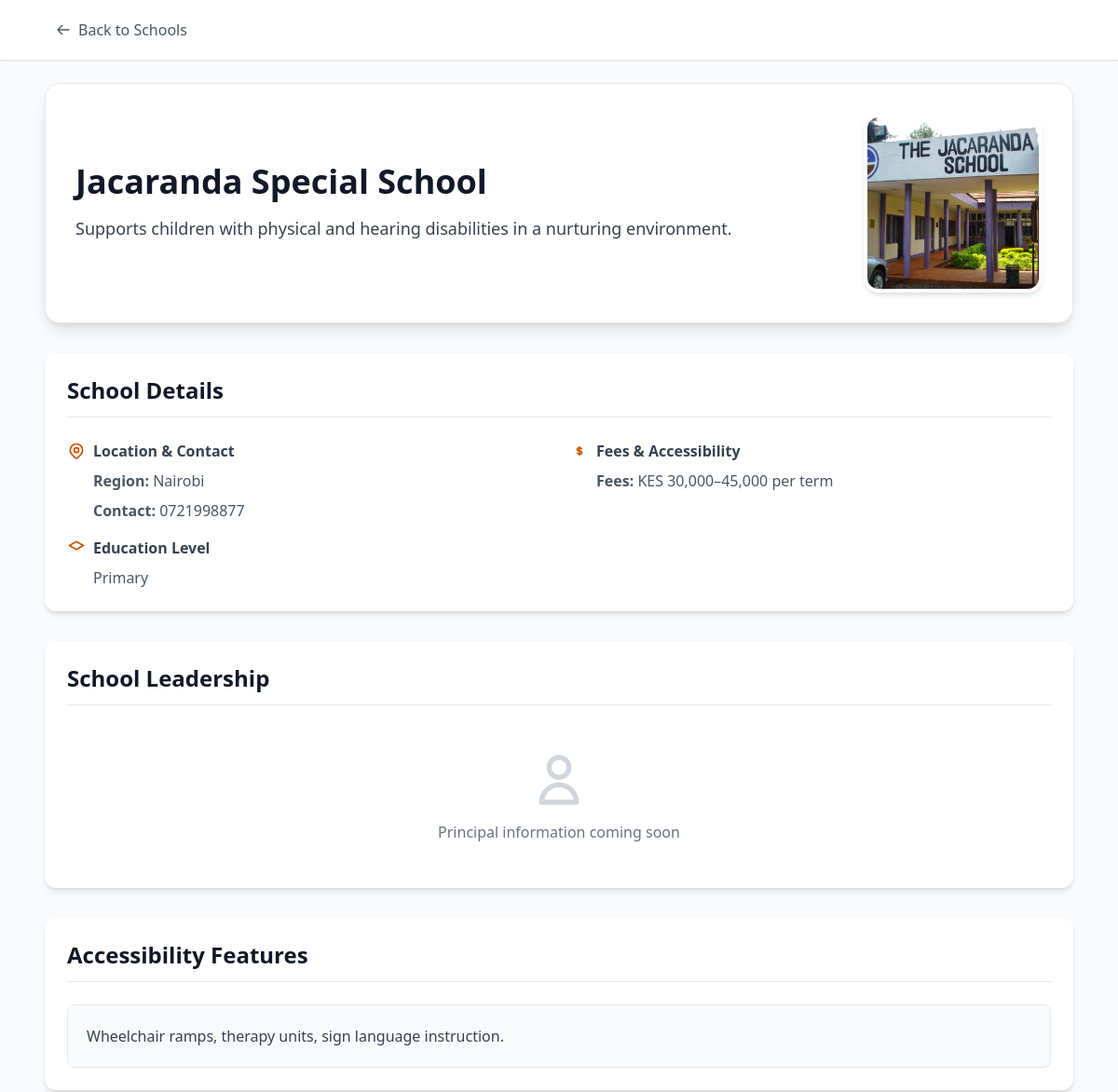
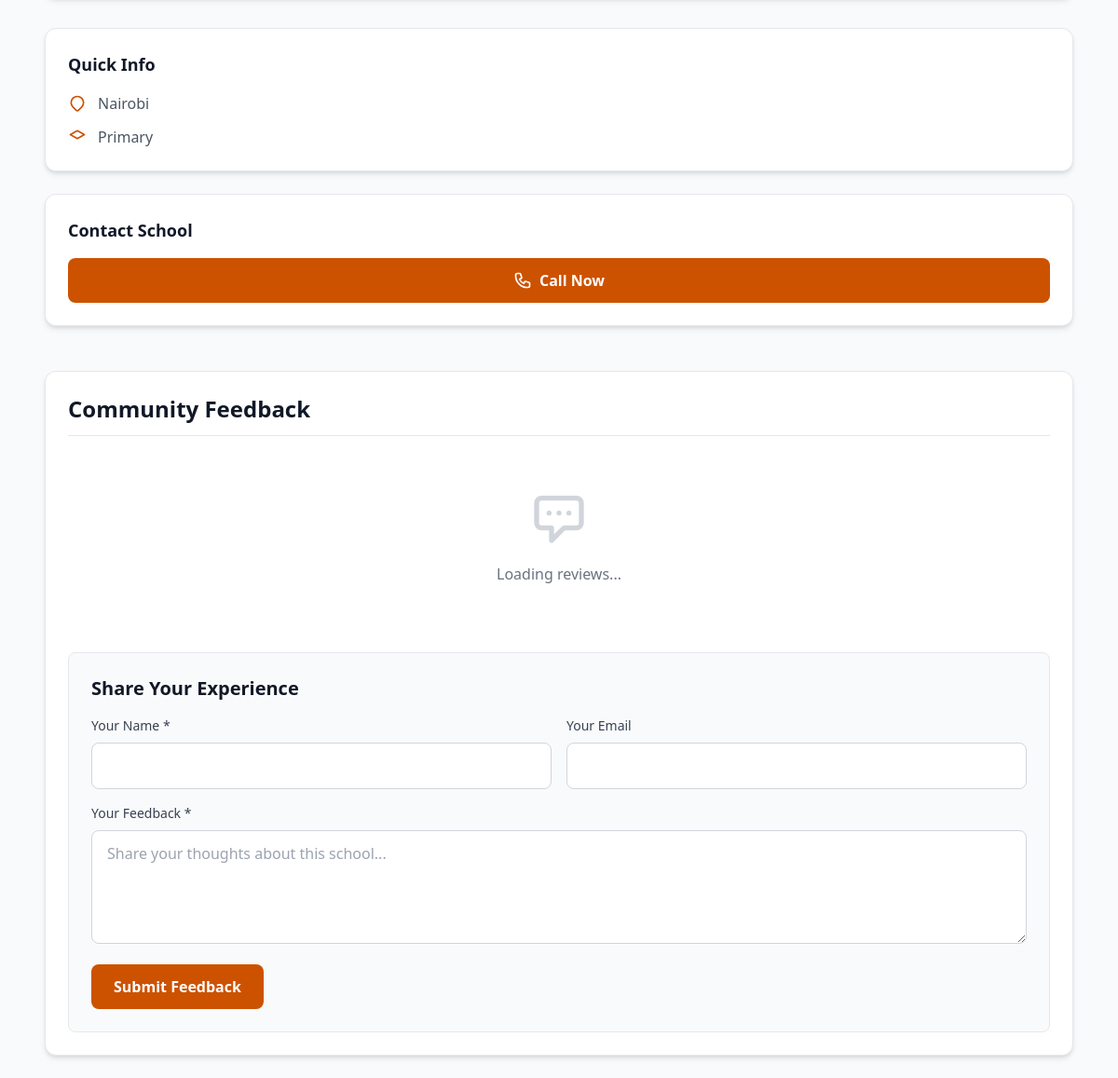
Page /school/2 on the committed database (2 pictures, top to bottom).
### models.py (models this page shows, shortened)
class School(db.Model):
    id = db.Column(db.Integer, primary_key=True)
    name = db.Column(db.String(200), nullable=False)
    region = db.Column(db.String(100), nullable=False)
    level = db.Column(db.String(80), nullable=True)
    contact = db.Column(db.String(200), nullable=True)
    description = db.Column(db.Text, nullable=True)
    accessibility = db.Column(db.Text, nullable=True)
    fee_structure = db.Column(db.String(200), nullable=True)
    image_url = db.Column(db.String(500), nullable=True)

### app.py (the view)
@app.route('/school/<int:id>')
def school_details(id):
    school = School.query.get_or_404(id)
    feedbacks = Feedback.query.filter_by(school_id=id).order_by(Feedback.created_at.desc()).all()
    principal = None
    try:
        principal = Principal.query.filter_by(school_id=id).first()
    except Exception:
        pass  # In case Principal model doesn't exist yet
    return render_template('school_details.html', school=school, feedbacks=feedbacks, principal=principal)

### templates/school_details.html (shortened to what this page needs)
<!DOCTYPE html>
<html lang="en">
<head>
    <script src="https://cdn.tailwindcss.com"></script>
</head>
<body class="bg-gray-50 text-gray-900">
    <nav aria-label="Breadcrumb" class="bg-white shadow-sm border-b">
        <div class="max-w-6xl mx-auto px-6 py-4">
            <a href="/schools" class="inline-flex items-center text-gray-600 hover:text-eduorange-600 font-medium transition focus:outline-none focus:ring-2 focus:ring-eduorange-500 rounded-lg px-3 py-1">
                <svg class="w-4 h-4 mr-2" fill="none" stroke="currentColor" viewBox="0 0 24 24" aria-hidden="true">
                    <path stroke-linecap="round" stroke-linejoin="round" stroke-width="2" d="M10 19l-7-7m0 0l7-7m-7 7h18"/>
                </svg>
                Back to Schools
            </a>
        </div>
    </nav>
    <main id="main-content" class="max-w-6xl mx-auto p-6">
        <section aria-labelledby="school-name" class="bg-white rounded-2xl shadow-lg p-8 mb-8 border border-gray-200">
            <div class="flex flex-col lg:flex-row items-start lg:items-center justify-between gap-6">
                <div class="flex-1">
                    <h1 id="school-name" class="text-3xl lg:text-4xl font-bold text-gray-900 mb-4">{{ school.name }}</h1>
                    <p class="text-gray-700 text-lg leading-relaxed">{{ school.description }}</p>
                </div>
                {% if school.image_url %}
                <div class="flex-shrink-0">
                    <img src="{{ school.image_url }}" alt="{{ school.name }}"
                         class="w-48 h-48 rounded-2xl object-cover shadow-md border-4 border-white">
                </div>
                {% endif %}
            </div>
        </section>
        <div class="grid grid-cols-1 xl:grid-cols-4 gap-8">
            <div class="xl:col-span-3 space-y-8">
                <section aria-labelledby="school-details" class="bg-white rounded-xl shadow-md p-6">
                    <h2 id="school-details" class="text-2xl font-bold text-gray-900 mb-6 pb-3 border-b border-gray-200">
                        School Details
                    </h2>
                    <div class="grid grid-cols-1 md:grid-cols-2 gap-6">
                        <div class="space-y-4">
                            <div>
                                <h3 class="font-semibold text-gray-700 mb-2 flex items-center">
                                    Location & Contact
                                </h3>
                                <div class="space-y-2 text-gray-600 ml-7">
                                    <p><strong>Region:</strong> {{ school.region or 'Not specified' }}</p>
                                    <p><strong>Contact:</strong> {{ school.contact or 'Not available' }}</p>
                                </div>
                            </div>
                            <div>
                                <h3 class="font-semibold text-gray-700 mb-2 flex items-center">
                                    <svg class="w-5 h-5 mr-2 text-eduorange-600" fill="none" stroke="currentColor" viewBox="0 0 24 24">
                                        <path stroke-linecap="round" stroke-linejoin="round" stroke-width="2" d="M12 14l9-5-9-5-9 5 9 5z"/>
                                    </svg>
                                    Education Level
                                </h3>
                                <p class="text-gray-600 ml-7">{{ school.level or 'Not specified' }}</p>
                            </div>
                        </div>
                        <div class="space-y-4">
                            <div>
                                <h3 class="font-semibold text-gray-700 mb-2 flex items-center">
                                    <svg class="w-5 h-5 mr-2 text-eduorange-600" fill="none" stroke="currentColor" viewBox="0 0 24 24">
                                        <path stroke-linecap="round" stroke-linejoin="round" stroke-width="2" d="M12 8c-1.657 0-3 .895-3 2s1.343 2 3 2 3 .895 3 2-1.343 2-3 2m0-8c1.11 0 2.08.402 2.599 1M12 8V7m0 1v8m0 0v1m0-1c-1.11 0-2.08-.402-2.599-1"/>
                                    </svg>
                                    Fees & Accessibility
                                </h3>
                                <div class="space-y-2 text-gray-600 ml-7">
                                    <p><strong>Fees:</strong> {{ school.fee_structure or 'Not specified' }}</p>
                                </div>
                            </div>
                        </div>
                    </div>
                </section>
                <section aria-labelledby="principal-info" class="bg-white rounded-xl shadow-md p-6">
                    <h2 id="principal-info" class="text-2xl font-bold text-gray-900 mb-6 pb-3 border-b border-gray-200">
                        School Leadership
                    </h2>
                    <div class="flex flex-col md:flex-row items-start md:items-center gap-6">
                        {% if principal %}
                        <div class="flex-shrink-0">
                            <img src="{{ principal.image_url or '/static/images/default-principal.png' }}"
                                 alt="Portrait of {{ principal.name }}, Principal of {{ school.name }}"
                                 class="w-32 h-32 rounded-xl object-cover shadow-md border-4 border-gray-100">
                        </div>
                        <div class="flex-1">
                            <h3 class="text-xl font-bold text-gray-900 mb-2">{{ principal.name }}</h3>
                            <p class="text-gray-600 mb-4">Principal</p>
                            <div class="space-y-3">
                                {% if principal.email %}
                                <div class="flex items-center">
                                    <svg class="w-5 h-5 text-gray-500 mr-3" fill="none" stroke="currentColor" viewBox="0 0 24 24">
                                        <path stroke-linecap="round" stroke-linejoin="round" stroke-width="2" d="M3 8l7.89 5.26a2 2 0 002.22 0L21 8M5 19h14a2 2 0 002-2V7a2 2 0 00-2-2H5a2 2 0 00-2 2v10a2 2 0 002 2z"/>
                                    </svg>
                                    <a href="mailto:{{ principal.email }}"
                                       class="text-eduorange-600 hover:text-eduorange-700 transition font-medium">
                                        {{ principal.email }}
                                    </a>
                                </div>
                                {% endif %}
                                {% if principal.contact %}
                                <div class="flex items-center">
                                    <svg class="w-5 h-5 text-gray-500 mr-3" fill="none" stroke="currentColor" viewBox="0 0 24 24">
                                        <path stroke-linecap="round" stroke-linejoin="round" stroke-width="2" d="M3 5a2 2 0 012-2h3.28a1 1 0 01.948.684l1.498 4.493a1 1 0 01-.502 1.21l-2.257 1.13a11.042 11.042 0 005.516 5.516l1.13-2.257a1 1 0 011.21-.502l4.493 1.498a1 1 0 01.684.949V19a2 2 0 01-2 2h-1C9.716 21 3 14.284 3 6V5z"/>
                                    </svg>
                                    <a href="tel:{{ principal.contact }}"
                                       class="text-eduorange-600 hover:text-eduorange-700 transition font-medium">
                                        {{ principal.contact }}
                                    </a>
                                </div>
                                {% endif %}
                            </div>
                        </div>
                        {% else %}
                        <div class="text-center w-full py-6">
                            <svg class="w-16 h-16 text-gray-300 mx-auto mb-3" fill="none" stroke="currentColor" viewBox="0 0 24 24">
                                <path stroke-linecap="round" stroke-linejoin="round" stroke-width="2" d="M16 7a4 4 0 11-8 0 4 4 0 018 0zM12 14a7 7 0 00-7 7h14a7 7 0 00-7-7z"/>
                            </svg>
                            <p class="text-gray-500">Principal information coming soon</p>
                        </div>
                        {% endif %}
                    </div>
                </section>
                <section aria-labelledby="accessibility-features" class="bg-white rounded-xl shadow-md p-6">
                    <h2 id="accessibility-features" class="text-2xl font-bold text-gray-900 mb-6 pb-3 border-b border-gray-200">
                        Accessibility Features
                    </h2>
                    <div class="bg-gray-50 rounded-lg p-5 border border-gray-200">
                        <p class="text-gray-700 leading-relaxed">{{ school.accessibility or 'Detailed accessibility information will be available soon.' }}</p>
                    </div>
                </section>
            </div>
            <div class="space-y-6">
                <section class="bg-white rounded-xl shadow-md p-6 border border-gray-200">
                    <h3 class="text-lg font-bold text-gray-900 mb-4">Quick Info</h3>
                    <div class="space-y-3">
                        <div class="flex items-center text-gray-600">
                            <svg class="w-5 h-5 mr-3 text-eduorange-600" fill="none" stroke="currentColor" viewBox="0 0 24 24">
                                <path stroke-linecap="round" stroke-linejoin="round" stroke-width="2" d="M17.657 16.657L13.414 20.9a1.998 1.998 0 01-2.827 0l-4.244-4.243a8 8 0 1111.314 0z"/>
                            </svg>
                            <span>{{ school.region or 'Nairobi' }}</span>
                        </div>
                        <div class="flex items-center text-gray-600">
                            <svg class="w-5 h-5 mr-3 text-eduorange-600" fill="none" stroke="currentColor" viewBox="0 0 24 24">
                                <path stroke-linecap="round" stroke-linejoin="round" stroke-width="2" d="M12 14l9-5-9-5-9 5 9 5z"/>
                            </svg>
                            <span>{{ school.level or 'Primary/Secondary' }}</span>
                        </div>
                    </div>
                </section>
                <section class="bg-white rounded-xl shadow-md p-6 border border-gray-200">
                    <h3 class="text-lg font-bold text-gray-900 mb-4">Contact School</h3>
                    {% if school.contact %}
                    <div class="space-y-3">
                        <a href="tel:{{ school.contact }}"
                           class="w-full bg-eduorange-600 hover:bg-eduorange-700 text-white py-3 px-4 rounded-lg font-semibold transition flex items-center justify-center focus:outline-none focus:ring-2 focus:ring-eduorange-500">
                            Call Now
                        </a>
                    </div>
                    {% else %}
                    <p class="text-gray-500 text-sm">Contact information not available</p>
                    {% endif %}
                </section>
            </div>
        </div>
        <section class="mt-12">
            <div class="bg-white rounded-xl shadow-md p-6 border border-gray-200">
                <h2 class="text-2xl font-bold text-gray-900 mb-6 pb-3 border-b border-gray-200">
                    Community Feedback
                </h2>
                <div id="school-feedback-container" class="space-y-4 mb-8">
                    <div class="text-center py-8">
                        <svg class="w-16 h-16 text-gray-300 mx-auto mb-4" fill="none" stroke="currentColor" viewBox="0 0 24 24">
                            <path stroke-linecap="round" stroke-linejoin="round" stroke-width="2" d="M8 10h.01M12 10h.01M16 10h.01M9 16H5a2 2 0 01-2-2V6a2 2 0 012-2h14a2 2 0 012 2v8a2 2 0 01-2 2h-5l-5 5v-5z"/>
                        </svg>
                        <p class="text-gray-500 mb-2">Loading reviews...</p>
                    </div>
                </div>
                <div class="bg-gray-50 rounded-lg p-6 border border-gray-200">
                    <h3 class="text-xl font-semibold text-gray-900 mb-4">Share Your Experience</h3>
                    <form id="feedbackForm" class="space-y-4">
                        <div class="grid grid-cols-1 md:grid-cols-2 gap-4">
                            <div>
                                <label for="feedback-name" class="block text-sm font-medium text-gray-700 mb-2">
                                    Your Name *
                                </label>
                                <input type="text" id="feedback-name" name="name" required
                                       class="w-full border border-gray-300 rounded-lg px-4 py-3 focus:ring-2 focus:ring-eduorange-500 focus:border-transparent transition">
                            </div>
                            <div>
                                <label for="feedback-email" class="block text-sm font-medium text-gray-700 mb-2">
                                    Your Email
                                </label>
                                <input type="email" id="feedback-email" name="email"
                                       class="w-full border border-gray-300 rounded-lg px-4 py-3 focus:ring-2 focus:ring-eduorange-500 focus:border-transparent transition">
                            </div>
                        </div>
                        <div>
                            <label for="feedback-message" class="block text-sm font-medium text-gray-700 mb-2">
                                Your Feedback *
                            </label>
                            <textarea id="feedback-message" name="message" required rows="4"
                                      class="w-full border border-gray-300 rounded-lg px-4 py-3 focus:ring-2 focus:ring-eduorange-500 focus:border-transparent transition"
                                      placeholder="Share your thoughts about this school..."></textarea>
                        </div>
                        <button type="submit"
                                class="bg-eduorange-600 hover:bg-eduorange-700 text-white px-6 py-3 rounded-lg font-semibold transition focus:outline-none focus:ring-2 focus:ring-eduorange-500 focus:ring-offset-2">
                            Submit Feedback
                        </button>
                    </form>
                </div>
            </div>
        </section>
    </main>
</body>
</html>

### rows in the picture
School: name "Jacaranda Special School", description "Supports children with physical and hearing disabilities in a nurturing environment.", image_url (picture), region "Nairobi", contact "0721998877", level "Primary", fee_structure "KES 30,000–45,000 per term", accessibility "Wheelchair ramps, therapy units, sign language instruction."
